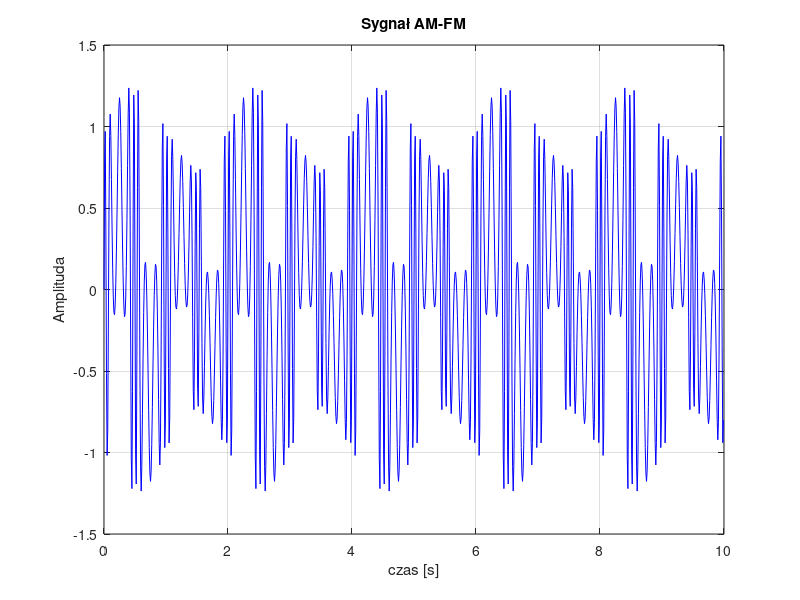
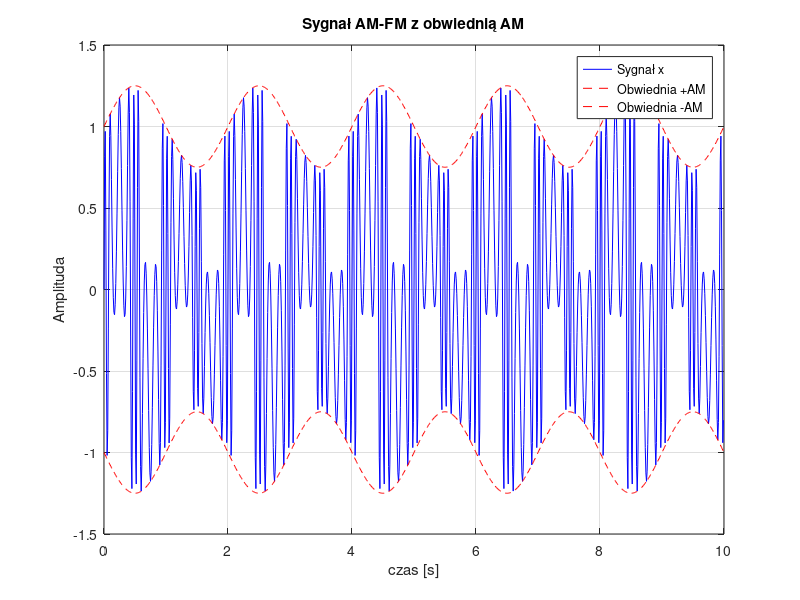
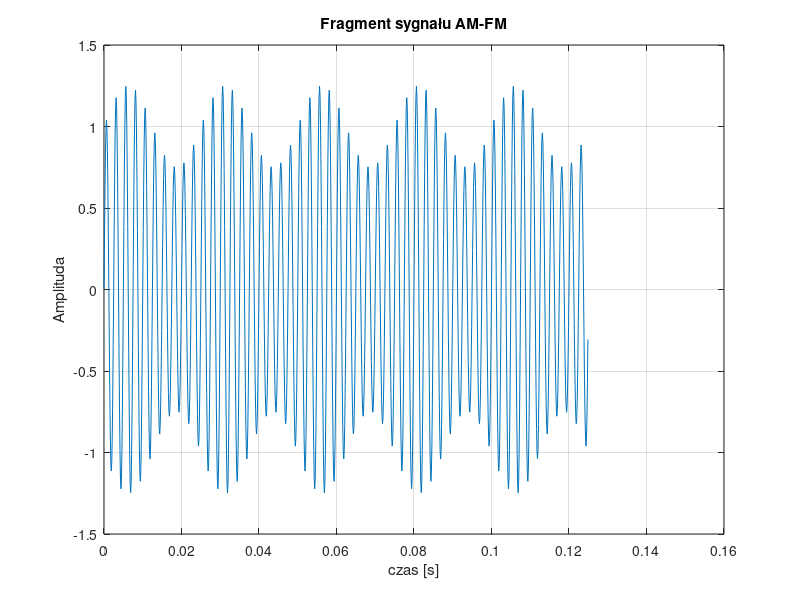

Here is the MATLAB script that generated these plots, in order:
clear all; close all; clc;
fpr=100;  % czestotliwosc probkowania
Nx=1000;  % liczba probek
dt = 1/fpr;  % okres probkowania
t = dt*(0:Nx-1);  % chwile pobierania probek

% Parametry AM-FM
f_A = 0.5;    % Hz, czestotliwosc modulacji AM
k_A = 0.25;   % glebokosc modulacji AM
f_0 = 5;      % Hz, czestotliwosc nosna FM
f_F = 2;      % Hz, czestotliwosc modulujaca FM
k_F = 5;      % glebokosc modulacji FM

AM = 1 + k_A * sin(2*pi*f_A*t); % obwiednia AM
FM = sin(2*pi*f_0*t + k_F * sin(2*pi*f_F*t)); % sygnal FM

x = AM .* FM; % sygnal AM-FM

plot(t, x, 'b-');
grid; title('Sygnał AM-FM');
xlabel('czas [s]'); ylabel('Amplituda');

% Obwiednia amplitudy (AM)
figure;
plot(t, x, 'b', t, AM, 'r--', t, -AM, 'r--');
grid; title('Sygnał AM-FM z obwiednią AM');
xlabel('czas [s]'); ylabel('Amplituda');
legend('Sygnał x', 'Obwiednia +AM', 'Obwiednia -AM');



%% Zwiększona częstotliwość próbkowania i proporcjonalne częstotliwości

fpr = 8000;
Nx = 5*fpr;
dt = 1/fpr;
t = dt*(0:Nx-1);

% Proporcjonalnie zwiększone częstotliwości
f_A = 0.5 * 80;    % 40 Hz
k_A = 0.25;
f_0 = 5 * 80;      % 400 Hz
f_F = 2 * 80;      % 160 Hz
k_F = 5;

% Definicje z tabeli 2.2
mA = sin(2*pi*f_A*t); % sygnał modulujący AM
AM = 1 + k_A * mA;    % obwiednia AM

mF = sin(2*pi*f_F*t); % sygnał modulujący FM
FM = sin(2*pi*f_0*t + k_F * cumsum(mF)*dt); % FM zgodnie z tabelą

x = AM .* FM; % sygnał AM-FM

soundsc(x, fpr); % odsłuch sygnału

% wykres fragmentu sygnału
figure;
plot(t(1:1000), x(1:1000));
title('Fragment sygnału AM-FM');
xlabel('czas [s]'); ylabel('Amplituda');
grid;
